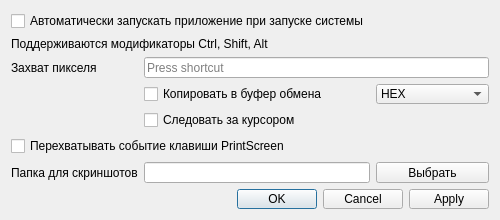
<?xml version="1.0" encoding="UTF-8"?>
<ui version="4.0">
 <class>DialogSettings</class>
 <widget class="QDialog" name="DialogSettings">
  <property name="geometry">
   <rect>
    <x>0</x>
    <y>0</y>
    <width>500</width>
    <height>220</height>
   </rect>
  </property>
  <property name="sizePolicy">
   <sizepolicy hsizetype="Expanding" vsizetype="Expanding">
    <horstretch>0</horstretch>
    <verstretch>0</verstretch>
   </sizepolicy>
  </property>
  <property name="minimumSize">
   <size>
    <width>500</width>
    <height>220</height>
   </size>
  </property>
  <property name="maximumSize">
   <size>
    <width>500</width>
    <height>220</height>
   </size>
  </property>
  <property name="windowTitle">
   <string>Настройки</string>
  </property>
  <layout class="QGridLayout" name="gridLayout">
   <item row="6" column="3">
    <widget class="QPushButton" name="pBScreenPath">
     <property name="text">
      <string>Выбрать</string>
     </property>
    </widget>
   </item>
   <item row="0" column="0" colspan="4">
    <widget class="QCheckBox" name="checkAutoRun">
     <property name="text">
      <string>Автоматически запускать приложение при запуске системы</string>
     </property>
    </widget>
   </item>
   <item row="6" column="1" colspan="2">
    <widget class="QLineEdit" name="pathScreenShots">
     <property name="readOnly">
      <bool>true</bool>
     </property>
    </widget>
   </item>
   <item row="7" column="0" colspan="4">
    <widget class="QDialogButtonBox" name="buttonBox">
     <property name="orientation">
      <enum>Qt::Horizontal</enum>
     </property>
     <property name="standardButtons">
      <set>QDialogButtonBox::Apply|QDialogButtonBox::Cancel|QDialogButtonBox::Ok</set>
     </property>
    </widget>
   </item>
   <item row="5" column="0" colspan="4">
    <widget class="QCheckBox" name="cBoxAllowScreen">
     <property name="text">
      <string>Перехватывать событие клавиши PrintScreen</string>
     </property>
    </widget>
   </item>
   <item row="6" column="0">
    <widget class="QLabel" name="label_4">
     <property name="text">
      <string>Папка для скриншотов</string>
     </property>
    </widget>
   </item>
   <item row="1" column="0" colspan="4">
    <widget class="QLabel" name="label_3">
     <property name="text">
      <string>Поддерживаются модификаторы Ctrl, Shift, Alt</string>
     </property>
     <property name="alignment">
      <set>Qt::AlignLeading|Qt::AlignLeft|Qt::AlignTop</set>
     </property>
    </widget>
   </item>
   <item row="2" column="0">
    <widget class="QLabel" name="label">
     <property name="sizePolicy">
      <sizepolicy hsizetype="Fixed" vsizetype="Preferred">
       <horstretch>0</horstretch>
       <verstretch>0</verstretch>
      </sizepolicy>
     </property>
     <property name="text">
      <string>Захват пикселя</string>
     </property>
    </widget>
   </item>
   <item row="2" column="1" colspan="3">
    <widget class="QKeySequenceEdit" name="keySequenceEdit"/>
   </item>
   <item row="3" column="3">
    <widget class="QComboBox" name="cBoxBufferType">
     <item>
      <property name="text">
       <string>HEX</string>
      </property>
     </item>
     <item>
      <property name="text">
       <string>RGB</string>
      </property>
     </item>
     <item>
      <property name="text">
       <string>CMYK</string>
      </property>
     </item>
     <item>
      <property name="text">
       <string>HSV</string>
      </property>
     </item>
     <item>
      <property name="text">
       <string>HSL</string>
      </property>
     </item>
    </widget>
   </item>
   <item row="3" column="1" colspan="2">
    <widget class="QCheckBox" name="checkCopyBuffer">
     <property name="text">
      <string>Копировать в буфер обмена</string>
     </property>
    </widget>
   </item>
   <item row="4" column="1" colspan="3">
    <widget class="QCheckBox" name="checkFollowCursor">
     <property name="text">
      <string>Следовать за курсором</string>
     </property>
    </widget>
   </item>
  </layout>
 </widget>
 <resources/>
 <connections/>
</ui>
